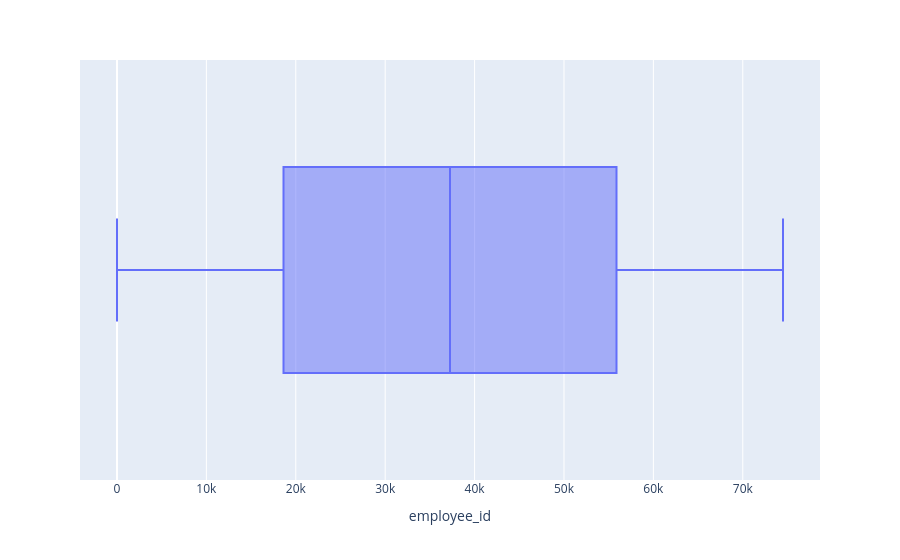
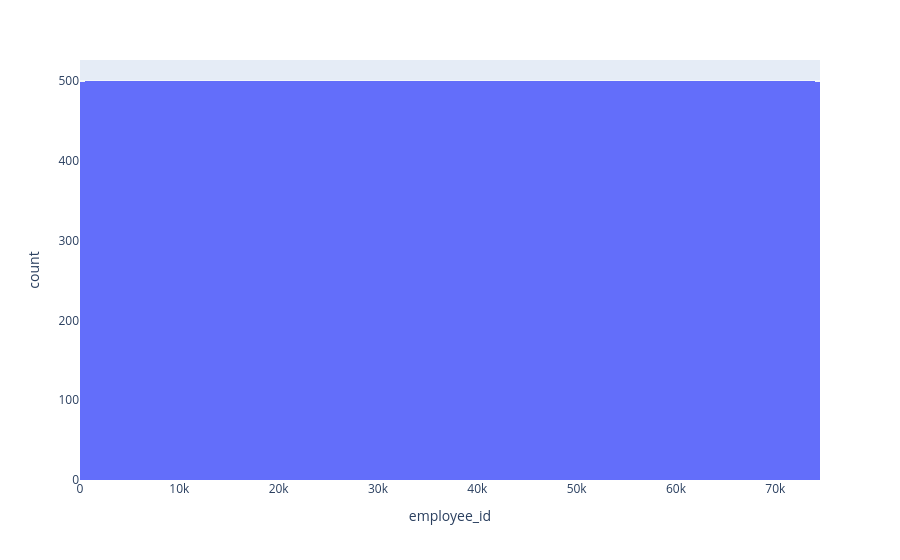
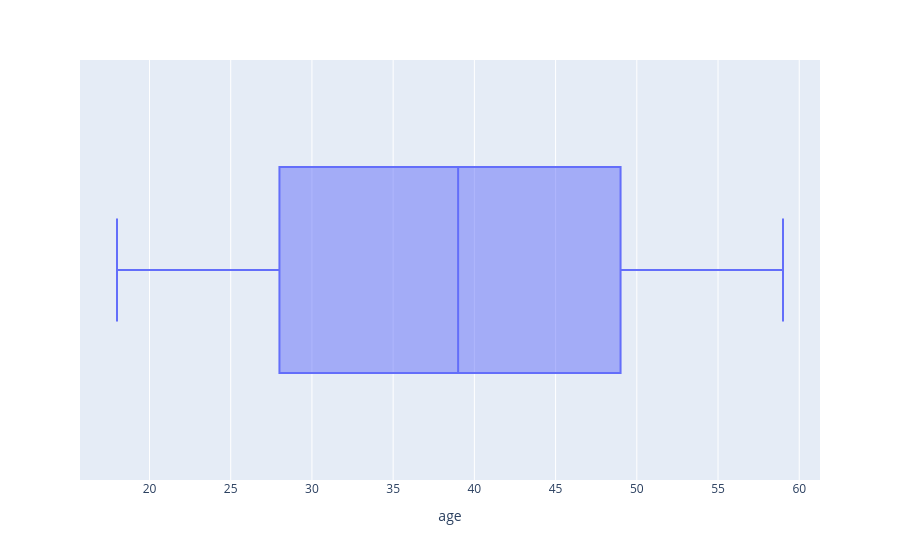
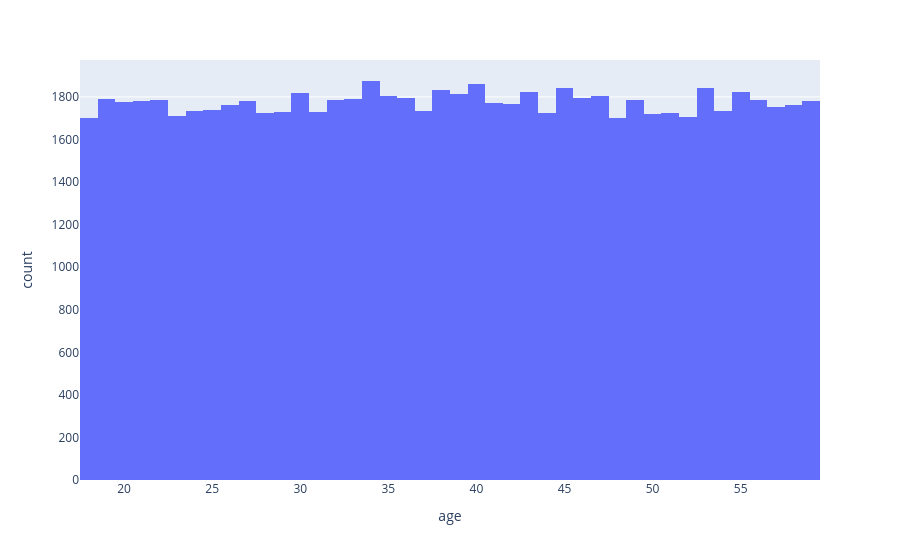

The cell these charts' notebook holds for them, in order:
### Code cell
for col in num_cols:
    fig1=px.box(df,x=col)
    fig2= px.histogram(df,x=col)
    fig1.show()
    fig2.show()

### Figure 1 — Plotly figure (JSON) as saved in the notebook; plotly's stock layout.template omitted (floating-point values rounded to 4 significant figures; data arrays with more than 128 entries replaced by an {"elided": "..."} marker saying what was removed)
{"data": [{"alignmentgroup": "True", "hovertemplate": "employee_id=%{x}<extra></extra>", "legendgroup": "", "marker": {"color": "#636efa"}, "name": "", "notched": false, "offsetgroup": "", "orientation": "h", "showlegend": false, "type": "box", "x": {"elided": "74498 int values"}, "x0": " ", "xaxis": "x", "y0": " ", "yaxis": "y"}], "layout": {"boxmode": "group", "legend": {"tracegroupgap": 0}, "margin": {"t": 60}, "xaxis": {"anchor": "y", "domain": [0, 1], "title": {"text": "employee_id"}}, "yaxis": {"anchor": "x", "domain": [0, 1]}}}

### Figure 2 — Plotly figure (JSON) as saved in the notebook; plotly's stock layout.template omitted (floating-point values rounded to 4 significant figures; data arrays with more than 128 entries replaced by an {"elided": "..."} marker saying what was removed)
{"data": [{"bingroup": "x", "hovertemplate": "employee_id=%{x}<br>count=%{y}<extra></extra>", "legendgroup": "", "marker": {"color": "#636efa", "pattern": {"shape": ""}}, "name": "", "orientation": "v", "showlegend": false, "type": "histogram", "x": {"elided": "74498 int values"}, "xaxis": "x", "yaxis": "y"}], "layout": {"barmode": "relative", "legend": {"tracegroupgap": 0}, "margin": {"t": 60}, "xaxis": {"anchor": "y", "domain": [0, 1], "title": {"text": "employee_id"}}, "yaxis": {"anchor": "x", "domain": [0, 1], "title": {"text": "count"}}}}

### Figure 3 — Plotly figure (JSON) as saved in the notebook; plotly's stock layout.template omitted (floating-point values rounded to 4 significant figures; data arrays with more than 128 entries replaced by an {"elided": "..."} marker saying what was removed)
{"data": [{"alignmentgroup": "True", "hovertemplate": "age=%{x}<extra></extra>", "legendgroup": "", "marker": {"color": "#636efa"}, "name": "", "notched": false, "offsetgroup": "", "orientation": "h", "showlegend": false, "type": "box", "x": {"elided": "74498 int values"}, "x0": " ", "xaxis": "x", "y0": " ", "yaxis": "y"}], "layout": {"boxmode": "group", "legend": {"tracegroupgap": 0}, "margin": {"t": 60}, "xaxis": {"anchor": "y", "domain": [0, 1], "title": {"text": "age"}}, "yaxis": {"anchor": "x", "domain": [0, 1]}}}

### Figure 4 — Plotly figure (JSON) as saved in the notebook; plotly's stock layout.template omitted (floating-point values rounded to 4 significant figures; data arrays with more than 128 entries replaced by an {"elided": "..."} marker saying what was removed)
{"data": [{"bingroup": "x", "hovertemplate": "age=%{x}<br>count=%{y}<extra></extra>", "legendgroup": "", "marker": {"color": "#636efa", "pattern": {"shape": ""}}, "name": "", "orientation": "v", "showlegend": false, "type": "histogram", "x": {"elided": "74498 int values"}, "xaxis": "x", "yaxis": "y"}], "layout": {"barmode": "relative", "legend": {"tracegroupgap": 0}, "margin": {"t": 60}, "xaxis": {"anchor": "y", "domain": [0, 1], "title": {"text": "age"}}, "yaxis": {"anchor": "x", "domain": [0, 1], "title": {"text": "count"}}}}
